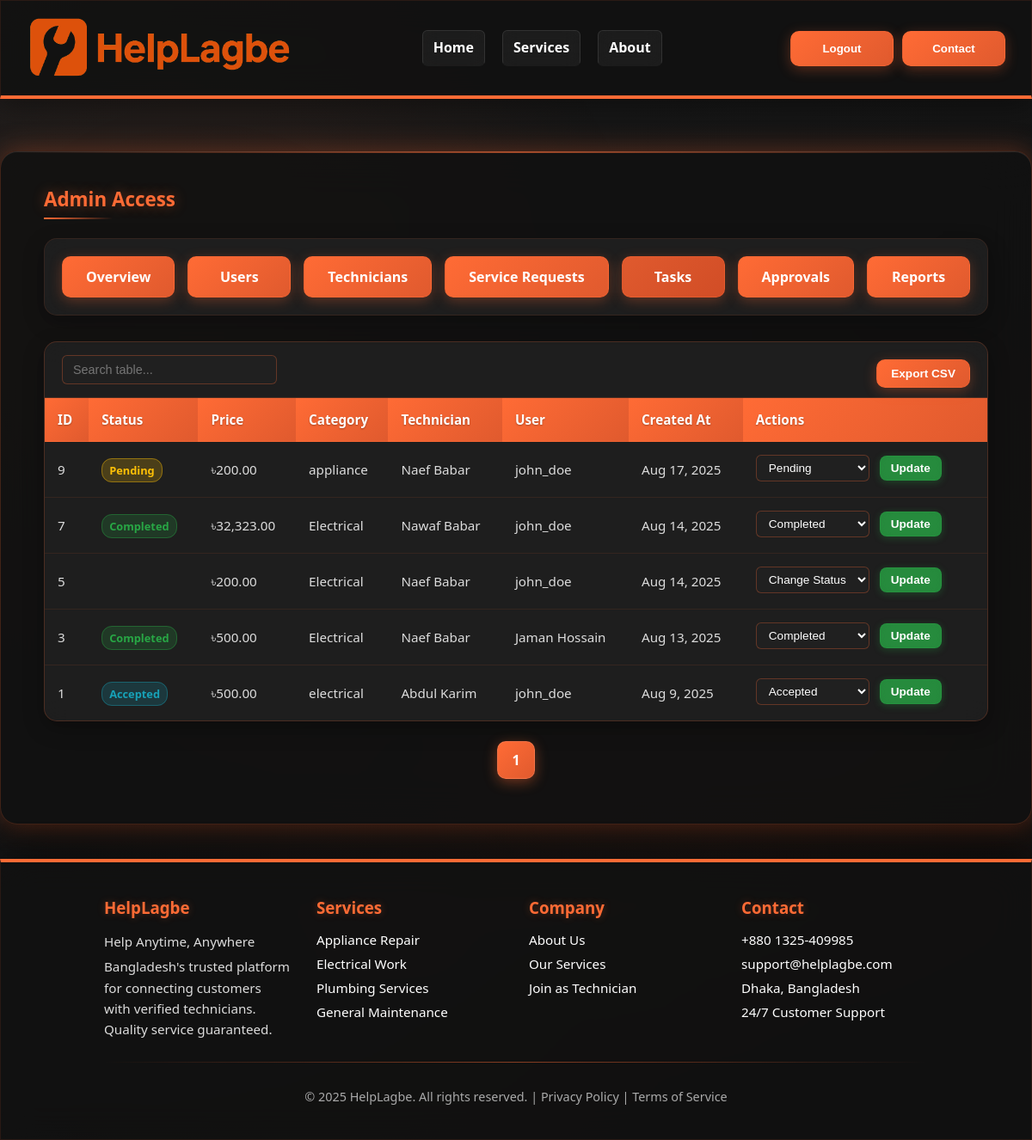
The app's page /admindash.php?tab=tasks with its own data.
### tables this page shows
CREATE TABLE `tasks` (
  `task_id` int(11) NOT NULL,
  `task_status` enum('pending','accepted','in_progress','completed','cancelled') DEFAULT 'pending',
  `price` decimal(10,2) NOT NULL,
  `post_id` int(11) NOT NULL,
  `technician_id` int(11) NOT NULL,
  `accepted_at` timestamp NULL DEFAULT NULL,
  `completed_at` timestamp NULL DEFAULT NULL,
  `created_at` timestamp NOT NULL DEFAULT current_timestamp(),
  `updated_at` timestamp NOT NULL DEFAULT current_timestamp() ON UPDATE current_timestamp()
);

CREATE TABLE `posts` (
  `post_id` int(11) NOT NULL,
  `Post_detail` text NOT NULL,
  `Image` varchar(255) DEFAULT NULL,
  `Category` varchar(100) NOT NULL,
  `Sub-Category` varchar(100) DEFAULT NULL,
  `user_id` int(11) NOT NULL,
  `created_at` timestamp NOT NULL DEFAULT current_timestamp(),
  `updated_at` timestamp NOT NULL DEFAULT current_timestamp() ON UPDATE current_timestamp()
);

CREATE TABLE `technician` (
  `technician_id` int(11) NOT NULL,
  `national_id` varchar(50) NOT NULL,
  `Full_Name` varchar(255) NOT NULL,
  `Required_Documents` text DEFAULT NULL,
  `Skill_details` text NOT NULL,
  `status` enum('pending','approved','rejected') DEFAULT 'pending',
  `user_id` int(11) NOT NULL,
  `created_at` timestamp NOT NULL DEFAULT current_timestamp(),
  `updated_at` timestamp NOT NULL DEFAULT current_timestamp() ON UPDATE current_timestamp(),
  `address` text DEFAULT NULL
);

CREATE TABLE `users` (
  `user_id` int(11) NOT NULL,
  `username` varchar(255) NOT NULL,
  `email` varchar(255) NOT NULL,
  `phone_no` varchar(20) DEFAULT NULL,
  `password` varchar(255) NOT NULL,
  `address` text DEFAULT NULL,
  `Image` varchar(255) DEFAULT NULL,
  `admin_id` int(11) DEFAULT NULL,
  `created_at` timestamp NOT NULL DEFAULT current_timestamp(),
  `updated_at` timestamp NOT NULL DEFAULT current_timestamp() ON UPDATE current_timestamp()
);

### admindash.php (the view, shortened to what this page needs)
<?php
require 'db.php';
$perPage = 10;
$page = isset($_GET['page']) ? max(1, (int) $_GET['page']) : 1;
$offset = ($page - 1) * $perPage;
$allowed_tabs = ['overview', 'users', 'technicians', 'requests', 'tasks', 'approvals', 'reports'];
$tab = isset($_GET['tab']) && in_array($_GET['tab'], $allowed_tabs) ? $_GET['tab'] : 'overview';
function getCount($conn, $sql)
{
  $res = $conn->query($sql);
  if ($res && $row = $res->fetch_assoc()) {
    return (int) $row['count'];
  }
  return 0;
}
function getTotalPages($conn, $countSql, $perPage)
{
  $totalItems = getCount($conn, $countSql);
  return ceil($totalItems / $perPage);
}
?>
<!DOCTYPE html>
<html lang="en">
<head>
</head>
<body>
  <header>
    <div class="logo">
      <img src="logo.png" alt="HelpLagbe Logo" />
    </div>
    <nav>
      <a href="homepage.html">Home</a>
      <a href="#services">Services</a>
      <a href="#about">About</a>
    </nav>
    <div style="display:flex; gap:10px;">
      <button class="btn" onclick="location.href='login.html'">Logout</button>
      <button class="btn"
        onclick="document.getElementById('contact').scrollIntoView({behavior:'smooth'})">Contact</button>
    </div>
  </header>
  <div class="container">
    <div class="admin-access">Admin Access</div>
    <div class="buttons-box">
      <a href="?tab=overview" class="btn"
        style="background: <?= $tab === 'overview' ? 'linear-gradient(135deg, #e05a2e, #d14d26)' : 'linear-gradient(135deg, #ff6b35, #e05a2e)' ?>;">Overview</a>
      <a href="?tab=users" class="btn"
        style="background: <?= $tab === 'users' ? 'linear-gradient(135deg, #e05a2e, #d14d26)' : 'linear-gradient(135deg, #ff6b35, #e05a2e)' ?>;">Users</a>
      <a href="?tab=technicians" class="btn"
        style="background: <?= $tab === 'technicians' ? 'linear-gradient(135deg, #e05a2e, #d14d26)' : 'linear-gradient(135deg, #ff6b35, #e05a2e)' ?>;">Technicians</a>
      <a href="?tab=requests" class="btn"
        style="background: <?= $tab === 'requests' ? 'linear-gradient(135deg, #e05a2e, #d14d26)' : 'linear-gradient(135deg, #ff6b35, #e05a2e)' ?>;">Service
        Requests</a>
      <a href="?tab=tasks" class="btn"
        style="background: <?= $tab === 'tasks' ? 'linear-gradient(135deg, #e05a2e, #d14d26)' : 'linear-gradient(135deg, #ff6b35, #e05a2e)' ?>;">Tasks</a>
      <a href="?tab=approvals" class="btn"
        style="background: <?= $tab === 'approvals' ? 'linear-gradient(135deg, #e05a2e, #d14d26)' : 'linear-gradient(135deg, #ff6b35, #e05a2e)' ?>;">Approvals</a>
      <a href="?tab=reports" class="btn"
        style="background: <?= $tab === 'reports' ? 'linear-gradient(135deg, #e05a2e, #d14d26)' : 'linear-gradient(135deg, #ff6b35, #e05a2e)' ?>;">Reports</a>
    </div>
    <?php if ($tab === 'overview'):
      $totalUsers = getCount($conn, "SELECT COUNT(*) AS count FROM users");
      $totalTechnicians = getCount($conn, "SELECT COUNT(*) AS count FROM technician");
      $pendingTechnicians = getCount($conn, "SELECT COUNT(*) AS count FROM technician WHERE status = 'pending'");
      $approvedTechnicians = getCount($conn, "SELECT COUNT(*) AS count FROM technician WHERE status = 'approved'");
      $totalTasks = getCount($conn, "SELECT COUNT(*) AS count FROM tasks");
      $completedTasks = getCount($conn, "SELECT COUNT(*) AS count FROM tasks WHERE task_status = 'completed'");
      $totalRequests = getCount($conn, "SELECT COUNT(*) AS count FROM posts");
      $totalPayments = getCount($conn, "SELECT COUNT(*) AS count FROM payment");
      ?>
      <div class="stats-grid">
        <div class="stat-card">
          <h3>Total Users</h3>
          <p><?= $totalUsers ?></p>
        </div>
        <div class="stat-card">
          <h3>Total Technicians</h3>
          <p><?= $totalTechnicians ?></p>
        </div>
        <div class="stat-card">
          <h3>Pending Approvals</h3>
          <p><?= $pendingTechnicians ?></p>
        </div>
        <div class="stat-card">
          <h3>Approved Technicians</h3>
          <p><?= $approvedTechnicians ?></p>
        </div>
        <div class="stat-card">
          <h3>Total Tasks</h3>
          <p><?= $totalTasks ?></p>
        </div>
        <div class="stat-card">
          <h3>Completed Tasks</h3>
          <p><?= $completedTasks ?></p>
        </div>
        <div class="stat-card">
          <h3>Total Requests</h3>
          <p><?= $totalRequests ?></p>
        </div>
        <div class="stat-card">
          <h3>Total Payments</h3>
          <p><?= $totalPayments ?></p>
        </div>
      </div>
      <div class="table-container">
        <h3 style="padding: 20px; margin: 0; color: #ff6b35; border-bottom: 1px solid rgba(255, 107, 53, 0.2);">Recent
          Activity</h3>
        <table>
          <thead>
            <tr>
              <th>Type</th>
              <th>Details</th>
              <th>Date</th>
              <th>Status</th>
            </tr>
          </thead>
          <tbody>
            <?php
            $recent_query = "
              (SELECT 'New User' as type, CONCAT('User: ', username) as details, created_at as date, 'active' as status FROM users ORDER BY created_at DESC LIMIT 3)
              UNION ALL
              (SELECT 'New Technician' as type, CONCAT('Technician: ', Full_Name) as details, created_at as date, status FROM technician ORDER BY created_at DESC LIMIT 3)
              UNION ALL
              (SELECT 'New Task' as type, CONCAT('Task ID: ', task_id) as details, created_at as date, task_status as status FROM tasks ORDER BY created_at DESC LIMIT 3)
              ORDER BY date DESC LIMIT 10
            ";
            $recent_result = $conn->query($recent_query);
            while ($row = $recent_result->fetch_assoc()): ?>
              <tr>
                <td><?= htmlspecialchars($row['type']) ?></td>
                <td><?= htmlspecialchars($row['details']) ?></td>
                <td><?= date('M j, Y H:i', strtotime($row['date'])) ?></td>
                <td><span class="status-badge status-<?= $row['status'] ?>"><?= ucfirst($row['status']) ?></span></td>
              </tr>
            <?php endwhile; ?>
          </tbody>
        </table>
      </div>
    <?php elseif ($tab === 'tasks'):
      $totalPages = getTotalPages($conn, "SELECT COUNT(*) AS count FROM tasks", $perPage);
      $result = $conn->query("SELECT t.task_id, t.task_status, t.price, t.post_id, t.technician_id, t.created_at,
                              tech.Full_Name as technician_name,
                              u.username as user_name,
                              p.Category
                              FROM tasks t
                              LEFT JOIN technician tech ON t.technician_id = tech.technician_id
                              LEFT JOIN posts p ON t.post_id = p.post_id
                              LEFT JOIN users u ON p.user_id = u.user_id
                              ORDER BY t.created_at DESC
                              LIMIT $perPage OFFSET $offset");
      ?>
      <div class="table-container">
        <table>
          <thead>
            <tr>
              <th>ID</th>
              <th>Status</th>
              <th>Price</th>
              <th>Category</th>
              <th>Technician</th>
              <th>User</th>
              <th>Created At</th>
              <th>Actions</th>
            </tr>
          </thead>
          <tbody>
            <?php while ($row = $result->fetch_assoc()): ?>
              <tr>
                <td><?= $row['task_id'] ?></td>
                <td><span
                    class="status-badge status-<?= $row['task_status'] ?>"><?= ucfirst(str_replace('_', ' ', $row['task_status'])) ?></span>
                </td>
                <td>৳<?= number_format($row['price'], 2) ?></td>
                <td><?= htmlspecialchars($row['Category']) ?></td>
                <td><?= htmlspecialchars($row['technician_name']) ?></td>
                <td><?= htmlspecialchars($row['user_name']) ?></td>
                <td><?= date('M j, Y', strtotime($row['created_at'])) ?></td>
                <td>
                  <form method="POST" class="inline-form">
                    <select name="new_status">
                      <option value="">Change Status</option>
                      <option value="pending" <?= $row['task_status'] == 'pending' ? 'selected' : '' ?>>Pending</option>
                      <option value="accepted" <?= $row['task_status'] == 'accepted' ? 'selected' : '' ?>>Accepted</option>
                      <option value="completed" <?= $row['task_status'] == 'completed' ? 'selected' : '' ?>>Completed</option>
                    </select>
                    <button type="submit" class="action-btn status-btn">Update</button>
                  </form>
                </td>
              </tr>
            <?php endwhile; ?>
          </tbody>
        </table>
      </div>
      <div class="pagination">
        <?php for ($i = 1; $i <= $totalPages; $i++): ?>
          <a href="?tab=tasks&page=<?= $i ?>" class="<?= $i == $page ? 'active' : '' ?>"><?= $i ?></a>
        <?php endfor; ?>
      </div>
    <?php endif; ?>
  </div>
  <footer id="contact">
    <div class="footer-top">
      <div>
        <h3>HelpLagbe</h3>
        <p>Help Anytime, Anywhere</p>
        <p>Bangladesh's trusted platform for connecting customers with verified technicians. Quality service guaranteed.
        </p>
      </div>
      <div>
        <h3>Services</h3>
        <ul>
          <li>Appliance Repair</li>
          <li>Electrical Work</li>
          <li>Plumbing Services</li>
          <li>General Maintenance</li>
        </ul>
      </div>
      <div>
        <h3>Company</h3>
        <ul>
          <li><a href="#">About Us</a></li>
          <li><a href="#">Our Services</a></li>
          <li><a href="#">Join as Technician</a></li>
        </ul>
      </div>
      <div>
        <h3>Contact</h3>
        <ul>
          <li>+880 1325-409985</li>
          <li>support@helplagbe.com</li>
          <li>Dhaka, Bangladesh</li>
          <li>24/7 Customer Support</li>
        </ul>
      </div>
    </div>
    <hr />
    <div class="footer-bottom">
      © <?php echo date('Y'); ?> HelpLagbe. All rights reserved. |
      <a href="#">Privacy Policy</a> |
      <a href="#">Terms of Service</a>
    </div>
  </footer>
</body>
</html>

### records on screen
tasks: task_id "9", task_status "Pending", price "200.00", post.Category "appliance", technician.Full_Name "Naef Babar", users.username "john_doe", created_at "Aug 17, 2025", new_status "Pending"
tasks: task_id "7", task_status "Completed", price "32,323.00", post.Category "Electrical", technician.Full_Name "Nawaf Babar", users.username "john_doe", created_at "Aug 14, 2025", new_status "Completed"
tasks: task_id "5", price "200.00", post.Category "Electrical", technician.Full_Name "Naef Babar", users.username "john_doe", created_at "Aug 14, 2025"
tasks: task_id "3", task_status "Completed", price "500.00", post.Category "Electrical", technician.Full_Name "Naef Babar", users.username "Jaman Hossain", created_at "Aug 13, 2025", new_status "Completed"
tasks: task_id "1", task_status "Accepted", price "500.00", post.Category "electrical", technician.Full_Name "Abdul Karim", users.username "john_doe", created_at "Aug 9, 2025", new_status "Accepted"
